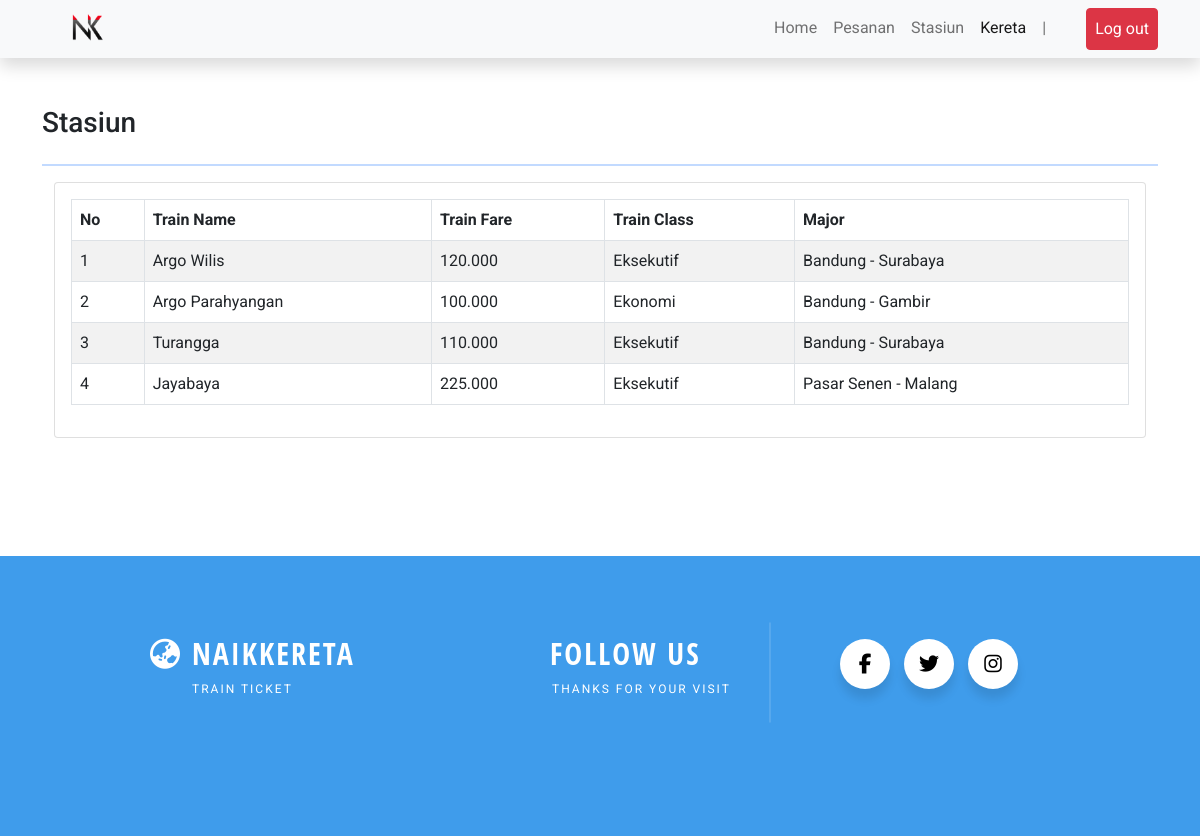
Screenshot of /kereta.php with the database file from the repository.
### tables this page shows
CREATE TABLE `kereta` (
  `id` int(11) NOT NULL,
  `namakereta` varchar(50) NOT NULL,
  `kelas` varchar(50) NOT NULL,
  `harga` varchar(50) NOT NULL,
  `jurusan` varchar(255) NOT NULL
);

### functions.php (called while the page is built, shortened)
<?php
$conn = mysqli_connect("localhost", "root", "", "naikkereta");
function query($query)
{
    global $conn;
    $result = mysqli_query($conn, $query);
    $rows = [];
    while ($row = mysqli_fetch_assoc($result)) {
        $rows[] = $row;
    }
    return $rows;
}

### kereta.php (the view, shortened to what this page needs)
<?php
require 'functions.php';
$kereta = query("SELECT * FROM kereta");
?>
<!DOCTYPE html>
<html lang="en">
<head>
    <link rel="stylesheet" href="https://stackpath.bootstrapcdn.com/bootstrap/5.0.0-alpha2/css/bootstrap.min.css"
 />
    <link rel="stylesheet" href="css/style.css" />
</head>
<body>
    <nav class="navbar navbar-expand-lg navbar-light bg-light shadow sticky-top">
        <div class="container">
            <a class="navbar-brand" href="main2.php">
                <img src="img/Logo1.1.png" width="100" height="80" class="position-absolute"
                    style="margin-top: -2.7rem;" />
            </a>
            <div class="collapse navbar-collapse justify-content-end" id="navbarNav">
                <ul class="navbar-nav">
                    <li class="nav-item">
                        <a class="nav-link" aria-current="page" href="main2.php">Home</a>
                    </li>
                    <li class="nav-item">
                        <a class="nav-link" href="order.php">Pesanan</a>
                    </li>
                    <li class="nav-item">
                        <a class="nav-link" href="stasiun.php">Stasiun</a>
                    </li>
                    <li class="nav-item">
                        <a class="nav-link  active" href="kereta.php">Kereta</a>
                    </li>
                    <li class="nav-item none-in-md">
                        <span class="nav-link mr-3 ml-3">|</span>
                    </li>
                    <li class="nav-item">
                        <a class="nav-link"><?php echo $_SESSION['username'] ?></a>
                    </li>
                    <li class="nav-item none-in-md">
                        <span class="nav-link mr-3 ml-3"> </span>
                    </li>
                    <li class="nav-item mr-2 d-inline">
                        <a href="main.php" class="nav-link btn d-inline-in-md btn-danger text-white px-2 py-2">
                            Log out
                        </a>
                    </li>
                </ul>
            </div>
        </div>
    </nav>
    <div class="container">
        <div class="row justify-content-center mt-5">
            <div class="col-md-4 position-absolute">
            </div>
        </div>
    </div>
    <div class="container mb-5" style="min-height: 400px;">
        <div class="row">
            <div class="col-12">
                <h3>Stasiun</h3>
            </div>
        </div>
        <div class="row">
            <div class="col-12">
                <hr class="bg-primary" style="height: 2px;" />
            </div>
        </div>
        <section class="content">
            <div class="container-fluid">
                <div class="row">
                    <div class="col-12">
                        <div class="card">
                            <div class="card-body">
                                <table id="dataMobil" class="table table-bordered table-striped">
                                    <thead>
                                        <tr>
                                            <th>No</th>
                                            <th>Train Name</th>
                                            <th>Train Fare</th>
                                            <th>Train Class</th>
                                            <th>Major</th>
                                        </tr>
                                    </thead>
                                    <tbody>
                                        <?php $i = 1; ?>
                                        <?php foreach ($kereta as $row) : ?>
                                        <tr>
                                            <td><?= $i; ?></td>
                                            <td><?= $row["namakereta"]; ?></td>
                                            <td><?= $row["harga"]; ?></td>
                                            <td><?= $row["kelas"]; ?></td>
                                            <td><?= $row["jurusan"]; ?></td>
                                        </tr>
                                        <?php $i++; ?>
                                        <?php endforeach; ?>
                                    </tbody>
                                </table>
                            </div>
                        </div>
                    </div>
                </div>
            </div>
        </section>
    </div>
    <footer div class="footer">
        <div class="container2">
            <div class="left-side">
                <h3>
                    <i class="fas fa-globe-asia" style="margin-right: 10px;"></i>NaikKereta
                </h3>
                <p>Train Ticket</p>
            </div>
            <div class="right-side">
                <h3>Follow Us</h3>
                <p style="transform: translateX(-40px);">Thanks For Your Visit</p>
            </div>
            <div class="wrapper">
                <div class="button">
                    <div class="icon"><i class="fab fa-facebook-f"></i></div>
                </div>
                <div class="button">
                    <div class="icon"><i class="fab fa-twitter"></i></div>
                </div>
                <div class="button">
                    <div class="icon"><i class="fab fa-instagram"></i></div>
                </div>
            </div>
        </div>
    </footer>
</body>
</html>

### css/style.css (style rules this page uses)
* { font-family: "Roboto", sans-serif; }
body { overflow-x: hidden; }
a { text-decoration: none; }
.footer { width: 100%; height: auto; }
.footer { padding-top: 20px; position: relative; margin-top: 50px; width: 100%; height: 35vh; padding-bottom: 10px; background: #3f9ceb; }
.wrapper { position: absolute; left: 250px; top: 55px; }
.wrapper .button { display: inline-block; width: 50px; height: 50px; margin: 0 5px; background: #fff; border-radius: 50px; box-shadow: 0 10px 10px rgba(0, 0, 0, 0.1); cursor: pointer; margin-top: 0.5rem; margin-bottom: 2.5rem; transform: translateX(585px); transition: all 0.5s ease-out; overflow: hidden; }
.wrapper .button .icon { display: inline-block; width: 50px; height: 50px; border-radius: 50px; line-height: 50px; box-sizing: border-box; text-align: center; transition: all 0.5s ease-out; }
.wrapper .button .icon i { color: #000; font-size: 20px; line-height: 50px; transition: 0.5s; }
.footer .container2 { max-width: 80%; height: 100%; position: relative; }
.footer .container2 .left-side { position: absolute; left: 150px; top: 60px; }
.footer .container2 .right-side { position: absolute; left: 550px; top: 60px; }
.footer .container2 .left-side h3, .footer .container2 .right-side h3 { color: #fff; font-family: "Open Sans Condensed", sans-serif; text-transform: uppercase; letter-spacing: 2px; font-size: 30px; }
.footer .container2 .left-side p, .footer .container2 .right-side p { font-size: 12px; margin-left: 42px; letter-spacing: 2px; color: #fff; font-family: "Roboto", sans-serif; text-transform: uppercase; }
.btn { cursor: pointer; }
.d-inline-in-md { display: block; }
.card { transition: .5s; }

### rows the page displays
kereta: namakereta "Argo Wilis", harga "120.000", kelas "Eksekutif", jurusan "Bandung - Surabaya"
kereta: namakereta "Argo Parahyangan", harga "100.000", kelas "Ekonomi", jurusan "Bandung - Gambir"
kereta: namakereta "Turangga", harga "110.000", kelas "Eksekutif", jurusan "Bandung - Surabaya"
kereta: namakereta "Jayabaya", harga "225.000", kelas "Eksekutif", jurusan "Pasar Senen - Malang"
